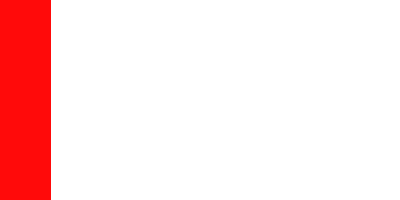
Frame 1 (no input)
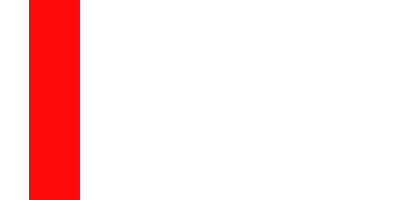
Frame 60 (the mouse pressed at the canvas centre just before this capture)
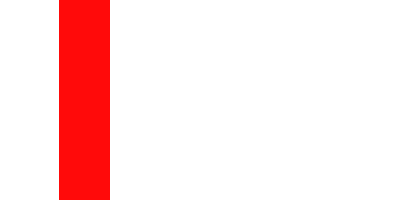
Frame 120 (the mouse held since frame 60 and released just before this capture)

The Processing sketch that drew these frames (run headless with seeded random() and noise(); from frame 60 on, the mouse is pressed at the canvas centre):

// Processing sketch: sketch_140509d
// ── sketch_140509d.pde
float x;
float dx;
int side;

void setup(){
  size(400,200);
  x = 0;
  side = 50;
  dx = 0.5;
}

void draw(){
  background(255);
  stroke(255,10,10);
  fill(255,10,10);
  rect(x,0,side,height);
  x = x + dx;
  if(x < 0){
    x = 0;
    dx = 0.5;
  }else if((x + side) >= (width - 1)){
    x = (width - 1) - side;
  dx = -0.5;
  }
}
